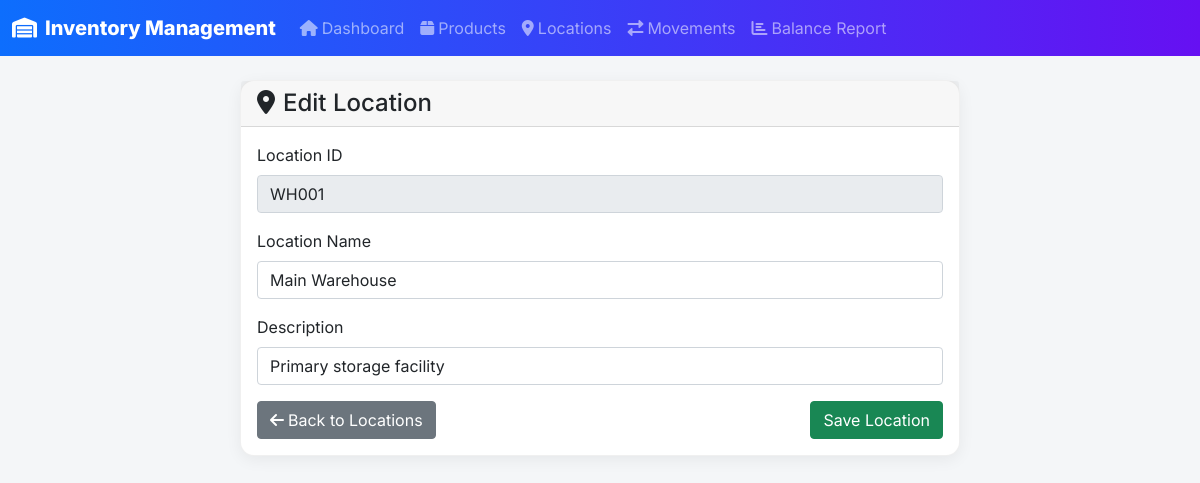
Page /location/edit/WH001 on the committed database.
### app.py (models this page shows, shortened)
class Location(db.Model):
    location_id = db.Column(db.String(50), primary_key=True)
    name = db.Column(db.String(100), nullable=False)
    description = db.Column(db.Text)

### app.py (the view)
@app.route('/location/edit/<location_id>', methods=['GET', 'POST'])
def edit_location(location_id):
    location = Location.query.get_or_404(location_id)
    form = LocationForm(obj=location)
    form.location_id.render_kw = {'readonly': True}
    if form.validate_on_submit():
        location.name = form.name.data
        location.description = form.description.data
        db.session.commit()
        flash('Location updated successfully!', 'success')
        return redirect(url_for('locations'))
    return render_template('location_form.html', form=form, title='Edit Location')

### app.py
class LocationForm(FlaskForm):
    location_id = StringField('Location ID', validators=[DataRequired()])
    name = StringField('Location Name', validators=[DataRequired()])
    description = StringField('Description')
    submit = SubmitField('Save Location')

### templates/location_form.html (shortened to what this page needs)
{% extends "base.html" %}
{% block content %}
<div class="container">
    <div class="row justify-content-center">
        <div class="col-md-8">
            <div class="card">
                <div class="card-header">
                    <h4 class="mb-0">
                        <i class="fas fa-map-marker-alt me-2"></i>{{ title }}
                    </h4>
                </div>
                <div class="card-body">
                    <form method="POST">
                        <div class="mb-3">
                            {{ form.location_id.label(class="form-label") }}
                            {{ form.location_id(class="form-control") }}
                        </div>
                        <div class="mb-3">
                            {{ form.name.label(class="form-label") }}
                            {{ form.name(class="form-control") }}
                        </div>
                        <div class="mb-3">
                            {{ form.description.label(class="form-label") }}
                            {{ form.description(class="form-control", rows="3") }}
                        </div>
                        <div class="d-flex justify-content-between">
                            <a href="{{ url_for('locations') }}" class="btn btn-secondary">
                                <i class="fas fa-arrow-left me-1"></i>Back to Locations
                            </a>
                            {{ form.submit(class="btn btn-success") }}
                        </div>
                    </form>
                </div>
            </div>
        </div>
    </div>
</div>
{% endblock %}

### templates/base.html (style rules this page uses)
body { font-family: 'Inter', system-ui, -apple-system, Segoe UI, Roboto, Arial, sans-serif; background: #f4f6f8; }
.card { border: 1px solid rgba(0, 0, 0, 0.06); box-shadow: 0 4px 16px rgba(0,0,0,0.06); border-radius: 14px; }

### rows in the picture
Location: location_id "WH001", name "Main Warehouse", description "Primary storage facility"

### other values in the picture
{{ title }} "Edit Location"
